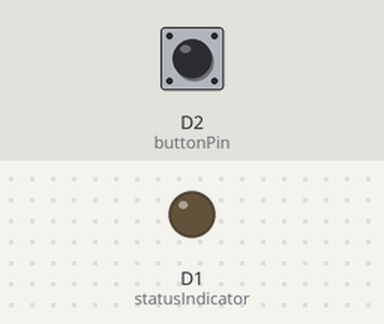
This sketch was run on a simulated ESP8266 (NodeMCU). On the bench: output pins drawn as LEDs (lit = HIGH). The test bench sets the inputs (shaded band); at power-on: D2 (buttonPin) HIGH. WiFi joins after 1.5 s; servers stay silent unless stated; what the sketch prints to the serial monitor is not drawn.

Above: at 2.7 s.
2.8 s: D2 (buttonPin) pulled LOW for 0.15 s
At 2.89 s:
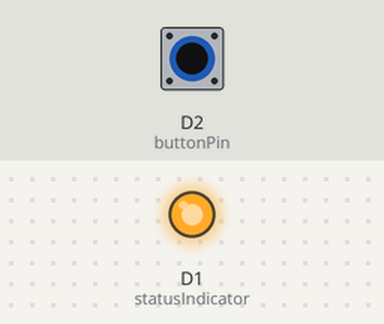
6.1 s: D2 (buttonPin) pulled LOW for 3.2 s
At 9.6 s:
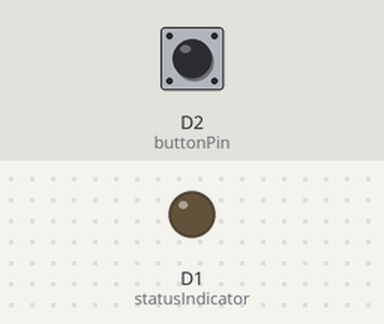
Timing chart, 0 to 11.1 s (numbered marks = the images above; inputs shaded):
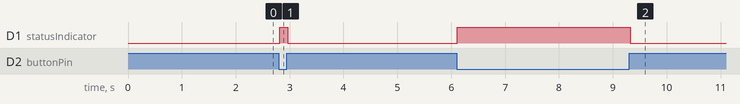

The sketch:

spotify.ino
```cpp
#include <SPI.h>
#include <MFRC522.h>
#include <ESP8266WiFi.h>
#include <ESP8266HTTPClient.h>

#define SS_PIN D8
#define RST_PIN D0

#define statusIndicator D1
#define buttonPin D2

MFRC522 rfid(SS_PIN, RST_PIN);

MFRC522::MIFARE_Key key;

const String DEVICE_ID = "12345678900";

const char *ssid = "SSID";
const char *pass = "PASS";

WiFiClientSecure client;
HTTPClient http;

void setup() {
  pinMode(statusIndicator, OUTPUT);
  pinMode(buttonPin, INPUT_PULLUP);
  Serial.begin(115200);
  initWiFi();
  initRfid();
}

void loop() {
  // read the state of the pushbutton value:
  int buttonState = !digitalRead(buttonPin);

  digitalWrite(statusIndicator, buttonState);

  // Reset the loop if no new card present on the sensor/reader. This saves the entire process when idle.
  if (!rfid.PICC_IsNewCardPresent())
    return;

  // Verify if the NUID has been readed
  if (!rfid.PICC_ReadCardSerial())
    return;

  MFRC522::PICC_Type piccType = rfid.PICC_GetType(rfid.uid.sak);
  // Check is the PICC of Classic MIFARE type
  if (piccType != MFRC522::PICC_TYPE_MIFARE_MINI && piccType != MFRC522::PICC_TYPE_MIFARE_1K && piccType != MFRC522::PICC_TYPE_MIFARE_4K) {
    Serial.println(F("Your tag is not of type MIFARE Classic."));
    return;
  }


  const String cardId = getCardId(rfid.uid.uidByte, rfid.uid.size);
  Serial.println("-----------------------------------------------");
  Serial.println(cardId);
  if (WiFi.status() == WL_CONNECTED) {

    if (buttonState == true) {
      Serial.println("1");
      String uri = "https://spotify-arduino.vercel.app/api/card";
      String body = "{\"cardId\":\"" + cardId + "\",\"value\":\"\"}";
      postRequest(uri, body);
    } else {
      Serial.println("2");
      String uri = "https://spotify-arduino.vercel.app/api/"+DEVICE_ID+"/play?cardId="+cardId;
      getRequest(uri);
    }
  }

  // Halt PICC
  rfid.PICC_HaltA();

  // Stop encryption on PCD
  rfid.PCD_StopCrypto1();
}


/**
 		Helper routine to dump a byte array as hex values to Serial.
*/
void printHex(byte *buffer, byte bufferSize) {
  for (byte i = 0; i < bufferSize; i++) {
    Serial.print(buffer[i] < 0x10 ? " 0" : " ");
    Serial.print(buffer[i], HEX);
  }
}

/**
 		Helper routine to dump a byte array as dec values to Serial.
*/
String getCardId(byte *buffer, byte bufferSize) {
  String id;
  for (byte i = 0; i < bufferSize; i++) {
    id += buffer[i];
  }
  Serial.println(id);
  return id;
}


void initWiFi() {
  client.setInsecure();
  Serial.println("Connecting to ");
  Serial.println(ssid);
  WiFi.begin(ssid, pass);
  while (WiFi.status() != WL_CONNECTED) {
    delay(500);
    Serial.print(".");
  }
  Serial.println("");
  Serial.println("WiFi connected");
  Serial.println('\n');
  Serial.println("Connection established!");
  Serial.print("IP address:\t");
  Serial.println(WiFi.localIP());
}

void initRfid() {
  SPI.begin();      // Init SPI bus
  rfid.PCD_Init();  // Init MFRC522
  Serial.println();
  Serial.print(F("Reader :"));
  rfid.PCD_DumpVersionToSerial();

  for (byte i = 0; i < 6; i++) {
    key.keyByte[i] = 0xFF;
  }
  Serial.println();
  Serial.println(F("This code scan the MIFARE Classic NUID."));
  Serial.print(F("Using the following key:"));
  printHex(key.keyByte, MFRC522::MF_KEY_SIZE);
}

void getRequest(String url) {
  http.begin(client, url);
  int httpResponseCode = http.GET();
  Serial.print("HTTP Response code: ");
  Serial.println(httpResponseCode);
  http.end();
}

void postRequest(String url, String body) {
  http.begin(client, url);
  int httpResponseCode = http.POST(body);
  Serial.print("HTTP Response code: ");
  Serial.println(httpResponseCode);
  http.end();
}
```

Measured:
- after the input at 2.8 s, D1 (statusIndicator): LOW → HIGH at once, → LOW 0.15 s later
- after the input at 6.1 s, D1 (statusIndicator): LOW → HIGH at once, → LOW 3.2 s later
